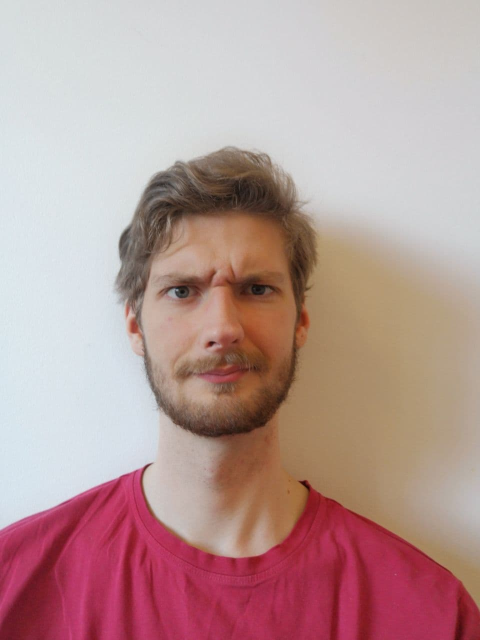
%> input picture Matriisimatikka/Viikko6/naama.jpg, 960 x 1280 px (shown at 1/2 size)
$ octave T1.m   (GNU Octave 9; MATLAB toolbox functions it lacks are replaced by stand-ins)
%> lines starting %> are read from the running program, lines starting %| are printed output that depends on the picture
% Konsta Keski-Mattinen 20.4.2021

clear
close all

image = imresize(imread('naama.jpg'), 0.80);
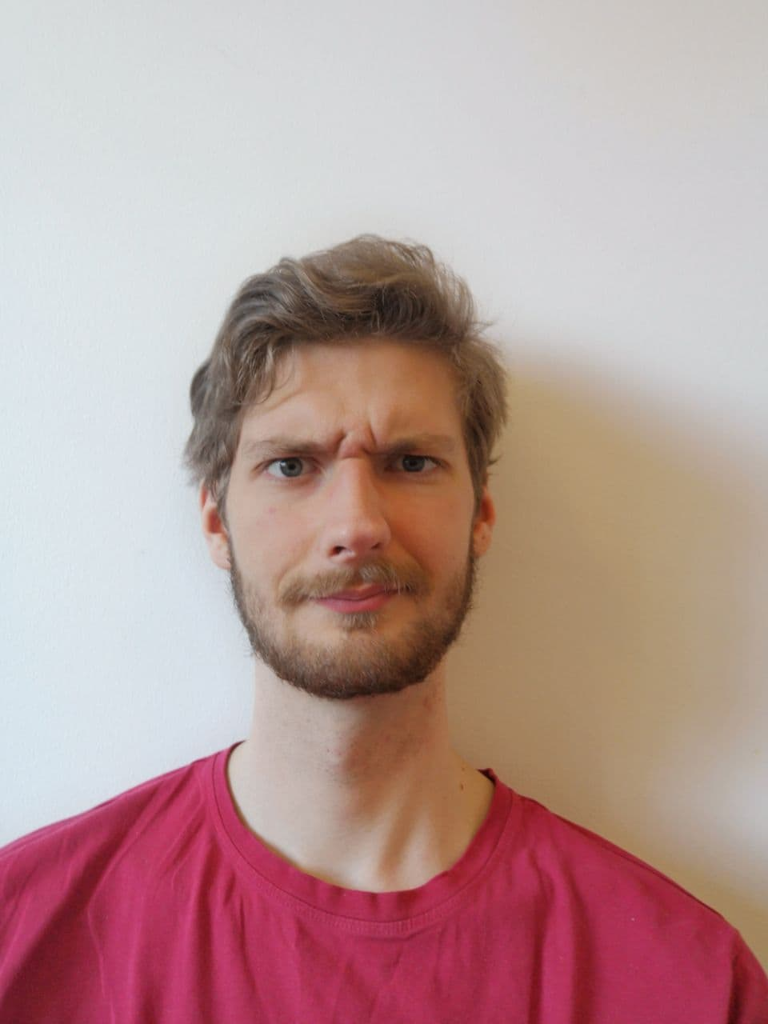
%> image: size 1024x768x3 uint8; mean R, G, B 184.7, 153.9, 151.7
figure('name', 'vakio');
imshow(image);
image_gs= rgb2gray(image);
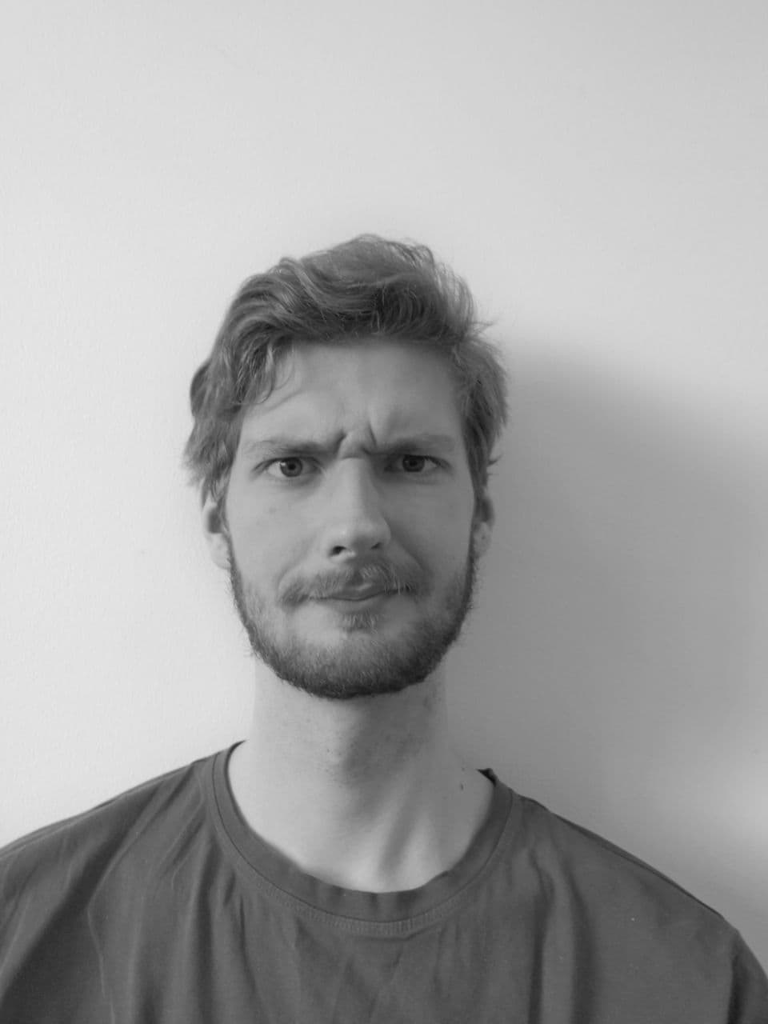
%> image_gs: size 1024x768 uint8; min 12, max 234, mean 162.8
image_cut = image_gs(230:230+500,100:100+500);
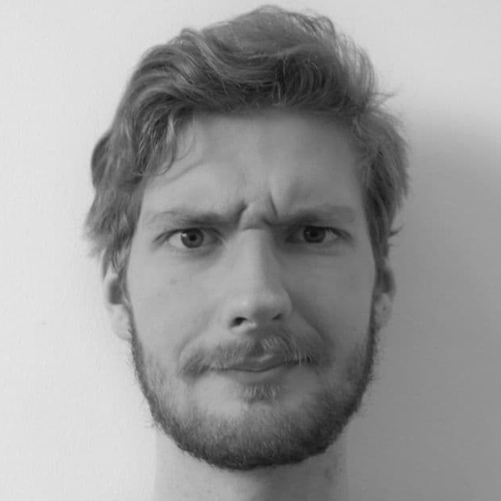
%> image_cut: size 501x501 uint8; min 12, max 232, mean 153.5
figure('name', 'leikattu');
imshow(image_cut);

A=double(image_cut);

[X, D] = eig(A);

% testataan diagonalisointi A=X*D*inv(X)
sum(sum(abs(A-X*D*inv(X))))
%> ans = 5.56e-06
sum(sum(abs(A-X*D/X)))
%> ans = 3.92e-06

M = 50;

d=diag(D);
% tarkistellaan d
figure('name', 'eigenvalues');
plot(log10(abs(d)));
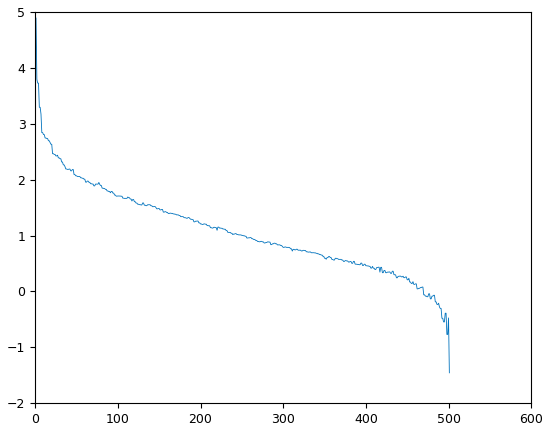
%> figure redrawn from the program's plot data; curve peaks at x = 1, y = 4.89

[~, index] = sort(d, 'descend');
%> index = 501 values, max 501 at index 501, min 1 at index 1, mean 251
index(M+1:end)=0;

dm = zeros(size(d,1),1);
for i=1:size(d,1)
    if(ismember(i, index))
        dm(i)=d(i);
    end
end

D_M = diag(dm);
figure('name', 'eigenvalues after nulling');
plot(log10(abs(dm)));
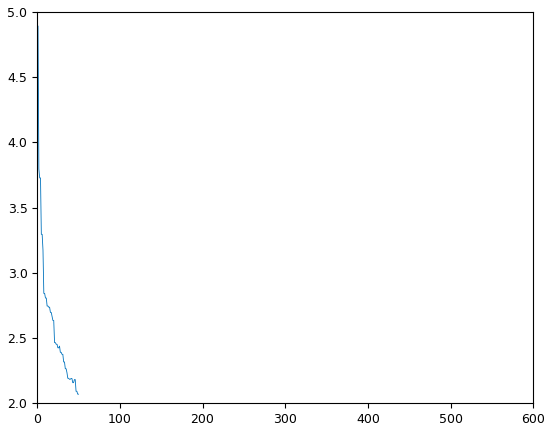
%> figure redrawn from the program's plot data; highest point at x = 1, y = 4.89


A_M = X*D_M*inv(X);
figure('name', 'diagonaalihajotelma m=50');
imshow(uint8(real(A_M)));
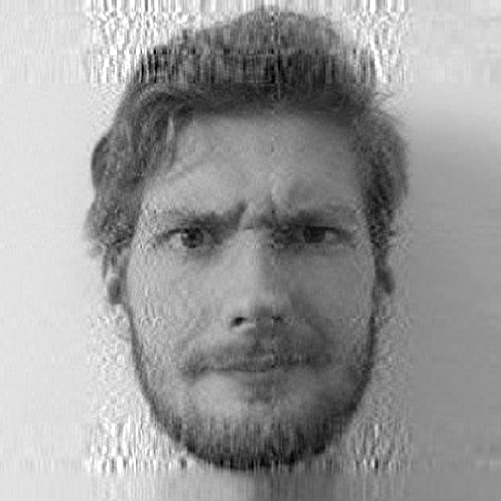
%> displayed picture: size 501x501, on the screen's scale of 0 to 255; min 0, max 255, mean 153.4
figure('name', 'A and A_M');
hold on
plot(A, 'r');
plot(A_M, 'b');
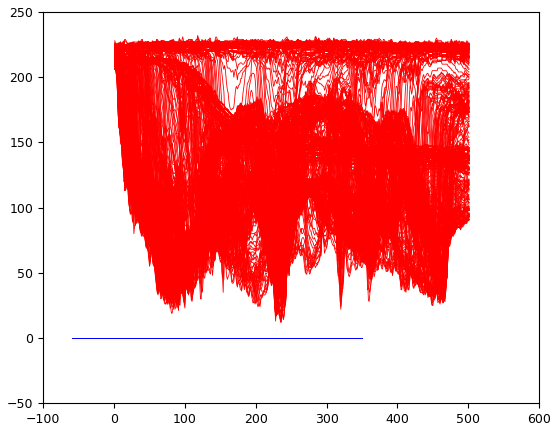
%> figure redrawn from the program's plot data; curve peaks at x = 243, y = 229; curve peaks at x = 244, y = 231; curve peaks at x = 116, y = 229; curve peaks at x = 380, y = 229
